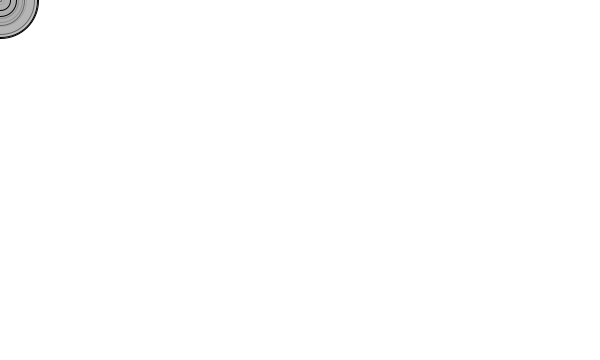
Frame 1 (no input)
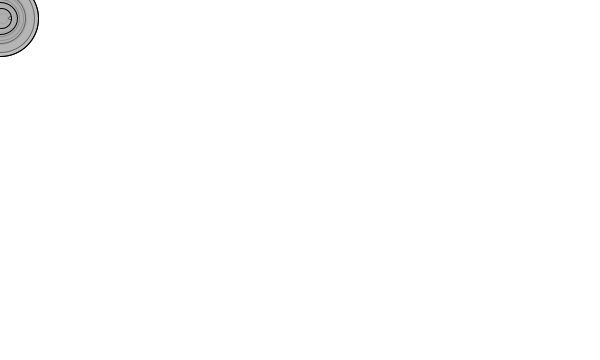
Frame 60 (the mouse pressed at the canvas centre just before this capture)
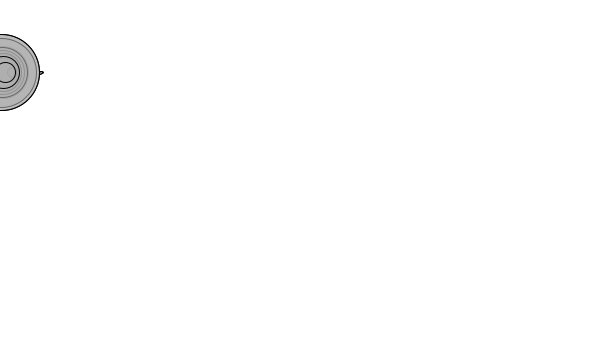
Frame 120 (the mouse held since frame 60 and released just before this capture)

The Processing sketch that drew these frames (run headless with seeded random() and noise(); from frame 60 on, the mouse is pressed at the canvas centre):

// Processing sketch: ArrayMoverWithMass
// ── ArrayMoverWithMass.pde
class Mover{
 
  PVector location;
  PVector velocity;
  PVector acceleration;
  float topspeed;
  float mass;
  
  
  Mover(float m, float x, float y){
   
    location = new PVector(x,y);
    velocity = new PVector(0,0);
    acceleration = new PVector(0,0);
    topspeed = 5;
    mass = m;
  }
  
  void update(){
   velocity.add(acceleration);
   velocity.limit(topspeed);
   location.add(velocity); 

    acceleration.mult(0);
  }
  
  void display(){
   stroke(0);
   fill(175,150);
   ellipse(location.x,location.y,mass*16,mass*16);
  }
  
  void applyForce(PVector force){
    PVector f = PVector.div(force,mass);
    acceleration.add(f);
    
  }
  
  void checkEdges(){
   if (location.x > width){
     location.x = width;
     velocity.x *= -1;
   }
   else if(location.x < 0){
     location.x = 0;
     velocity.x *= -1;
   }
   
   if (location.y > height){
     location.y = height;
     velocity.y *= -1;
   }
   else if(location.y < 0){
     location.y = 0;
     velocity.y *= -1;
   }
  }
}




Mover[] movers = new Mover[20];


void setup(){
  size(600,360);
  
  for (int i = 0; i < movers.length; i++){
    movers[i] = new Mover(random(0.1,5),0,0);
  }
  

}


void draw(){
 
  
  background(255);

  for(Mover mover: movers){
    
    PVector gravity = new PVector(0,0.01 * mover.mass);
    PVector wind = new PVector(0.001,0);
    mover.applyForce(wind);
    mover.applyForce(gravity);
    mover.update();
    mover.checkEdges();
    mover.display();
  }
}
